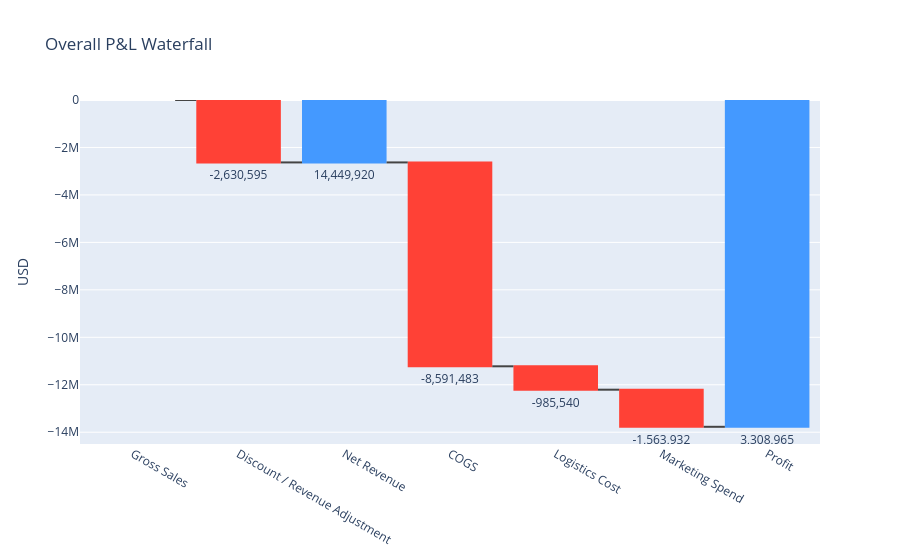

This figure's notebook cell:
### Markdown cell above
# 10. Visual Check: P&L Waterfall

### Code cell
fig = go.Figure(
    go.Waterfall(
        name="P&L",
        orientation="v",
        measure=pnl_waterfall["type"],
        x=pnl_waterfall["step"],
        y=pnl_waterfall["amount"],
        text=[f"{x:,.0f}" for x in pnl_waterfall["amount"]],
        textposition="outside"
    )
)

fig.update_layout(
    title="Overall P&L Waterfall",
    yaxis_title="USD",
    showlegend=False
)

fig.show()

### Figure 1 — Plotly figure (JSON) as saved in the notebook; plotly's stock layout.template omitted (floating-point values rounded to 4 significant figures)
{"data": [{"measure": ["total", "relative", "total", "relative", "relative", "relative", "total"], "name": "P&L", "orientation": "v", "text": ["17,080,515", "-2,630,595", "14,449,920", "-8,591,483", "-985,540", "-1,563,932", "3,308,965"], "textposition": "outside", "type": "waterfall", "x": ["Gross Sales", "Discount / Revenue Adjustment", "Net Revenue", "COGS", "Logistics Cost", "Marketing Spend", "Profit"], "y": [17080000.0, -2631000.0, 14450000.0, -8591000.0, -985500.0, -1564000.0, 3309000.0]}], "layout": {"showlegend": false, "title": {"text": "Overall P&L Waterfall"}, "yaxis": {"title": {"text": "USD"}}}}
